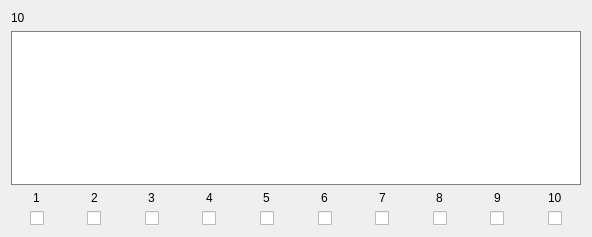
            <widget class="QWidget" name="scrollAreaWidgetContents_169">
             <property name="geometry">
              <rect>
               <x>0</x>
               <y>0</y>
               <width>592</width>
               <height>237</height>
              </rect>
             </property>
             <layout class="QVBoxLayout" name="verticalLayout_112">
              <item>
               <widget class="QLabel" name="Name_10">
                <property name="text">
                 <string>10</string>
                </property>
               </widget>
              </item>
              <item>
               <widget class="QTextEdit" name="Text_10">
                <property name="styleSheet">
                 <string notr="true">border: 1px solid gray</string>
                </property>
               </widget>
              </item>
              <item>
               <layout class="QHBoxLayout" name="horizontalLayout_13">
                <property name="bottomMargin">
                 <number>0</number>
                </property>
                <item>
                 <layout class="QVBoxLayout" name="verticalLayout_94">
                  <property name="rightMargin">
                   <number>0</number>
                  </property>
                  <property name="bottomMargin">
                   <number>0</number>
                  </property>
                  <item alignment="Qt::AlignHCenter">
                   <widget class="QLabel" name="label_92">
                    <property name="text">
                     <string>1</string>
                    </property>
                   </widget>
                  </item>
                  <item alignment="Qt::AlignHCenter">
                   <widget class="QCheckBox" name="Check_10_1">
                    <property name="text">
                     <string/>
                    </property>
                   </widget>
                  </item>
                 </layout>
                </item>
                <item>
                 <layout class="QVBoxLayout" name="verticalLayout_95">
                  <property name="rightMargin">
                   <number>0</number>
                  </property>
                  <property name="bottomMargin">
                   <number>0</number>
                  </property>
                  <item alignment="Qt::AlignHCenter">
                   <widget class="QLabel" name="label_93">
                    <property name="text">
                     <string>2</string>
                    </property>
                   </widget>
                  </item>
                  <item alignment="Qt::AlignHCenter">
                   <widget class="QCheckBox" name="Check_10_2">
                    <property name="text">
                     <string/>
                    </property>
                   </widget>
                  </item>
                 </layout>
                </item>
                <item>
                 <layout class="QVBoxLayout" name="verticalLayout_96">
                  <property name="rightMargin">
                   <number>0</number>
                  </property>
                  <property name="bottomMargin">
                   <number>0</number>
                  </property>
                  <item alignment="Qt::AlignHCenter">
                   <widget class="QLabel" name="label_94">
                    <property name="text">
                     <string>3</string>
                    </property>
                   </widget>
                  </item>
                  <item alignment="Qt::AlignHCenter">
                   <widget class="QCheckBox" name="Check_10_3">
                    <property name="text">
                     <string/>
                    </property>
                   </widget>
                  </item>
                 </layout>
                </item>
                <item>
                 <layout class="QVBoxLayout" name="verticalLayout_97">
                  <property name="rightMargin">
                   <number>0</number>
                  </property>
                  <property name="bottomMargin">
                   <number>0</number>
                  </property>
                  <item alignment="Qt::AlignHCenter">
                   <widget class="QLabel" name="label_95">
                    <property name="text">
                     <string>4</string>
                    </property>
                   </widget>
                  </item>
                  <item alignment="Qt::AlignHCenter">
                   <widget class="QCheckBox" name="Check_10_4">
                    <property name="text">
                     <string/>
                    </property>
                   </widget>
                  </item>
                 </layout>
                </item>
                <item>
                 <layout class="QVBoxLayout" name="verticalLayout_98">
                  <property name="rightMargin">
                   <number>0</number>
                  </property>
                  <property name="bottomMargin">
                   <number>0</number>
                  </property>
                  <item alignment="Qt::AlignHCenter">
                   <widget class="QLabel" name="label_96">
                    <property name="text">
                     <string>5</string>
                    </property>
                   </widget>
                  </item>
                  <item alignment="Qt::AlignHCenter">
                   <widget class="QCheckBox" name="Check_10_5">
                    <property name="text">
                     <string/>
                    </property>
                   </widget>
                  </item>
                 </layout>
                </item>
                <item>
                 <layout class="QVBoxLayout" name="verticalLayout_115">
                  <property name="rightMargin">
                   <number>0</number>
                  </property>
                  <property name="bottomMargin">
                   <number>0</number>
                  </property>
                  <item alignment="Qt::AlignHCenter">
                   <widget class="QLabel" name="label_97">
                    <property name="text">
                     <string>6</string>
                    </property>
                   </widget>
                  </item>
                  <item alignment="Qt::AlignHCenter">
                   <widget class="QCheckBox" name="Check_10_6">
                    <property name="text">
                     <string/>
                    </property>
                   </widget>
                  </item>
                 </layout>
                </item>
                <item>
                 <layout class="QVBoxLayout" name="verticalLayout_116">
                  <property name="rightMargin">
                   <number>0</number>
                  </property>
                  <property name="bottomMargin">
                   <number>0</number>
                  </property>
                  <item alignment="Qt::AlignHCenter">
                   <widget class="QLabel" name="label_98">
                    <property name="text">
                     <string>7</string>
                    </property>
                   </widget>
                  </item>
                  <item alignment="Qt::AlignHCenter">
                   <widget class="QCheckBox" name="Check_10_7">
                    <property name="text">
                     <string/>
                    </property>
                   </widget>
                  </item>
                 </layout>
                </item>
                <item>
                 <layout class="QVBoxLayout" name="verticalLayout_120">
                  <property name="rightMargin">
                   <number>0</number>
                  </property>
                  <property name="bottomMargin">
                   <number>0</number>
                  </property>
                  <item alignment="Qt::AlignHCenter">
                   <widget class="QLabel" name="label_99">
                    <property name="text">
                     <string>8</string>
                    </property>
                   </widget>
                  </item>
                  <item alignment="Qt::AlignHCenter">
                   <widget class="QCheckBox" name="Check_10_8">
                    <property name="text">
                     <string/>
                    </property>
                   </widget>
                  </item>
                 </layout>
                </item>
                <item>
                 <layout class="QVBoxLayout" name="verticalLayout_121">
                  <property name="rightMargin">
                   <number>0</number>
                  </property>
                  <property name="bottomMargin">
                   <number>0</number>
                  </property>
                  <item alignment="Qt::AlignHCenter">
                   <widget class="QLabel" name="label_100">
                    <property name="text">
                     <string>9</string>
                    </property>
                   </widget>
                  </item>
                  <item alignment="Qt::AlignHCenter">
                   <widget class="QCheckBox" name="Check_10_9">
                    <property name="text">
                     <string/>
                    </property>
                   </widget>
                  </item>
                 </layout>
                </item>
                <item>
                 <layout class="QVBoxLayout" name="verticalLayout_122">
                  <property name="rightMargin">
                   <number>0</number>
                  </property>
                  <property name="bottomMargin">
                   <number>0</number>
                  </property>
                  <item alignment="Qt::AlignHCenter">
                   <widget class="QLabel" name="label_101">
                    <property name="text">
                     <string>10</string>
                    </property>
                   </widget>
                  </item>
                  <item alignment="Qt::AlignHCenter">
                   <widget class="QCheckBox" name="Check_10_10">
                    <property name="text">
                     <string/>
                    </property>
                   </widget>
                  </item>
                 </layout>
                </item>
               </layout>
              </item>
             </layout>
            </widget>
